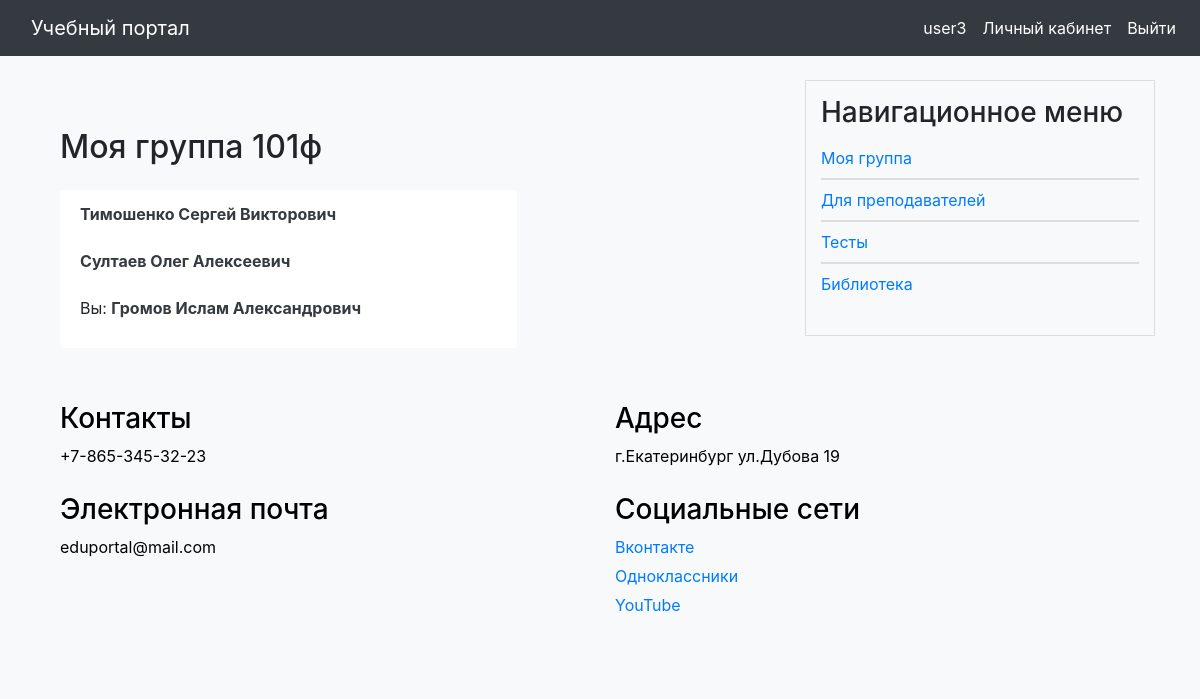
/education/my_group/ (signed in), run on the app's committed database.
### users/models.py (models this page shows, shortened)
class User(AbstractUser):
    class Status(models.IntegerChoices):
        NO_CURATOR = 0, 'Не куратор'
        CURATOR = 1, 'Куратор'
    surname = models.CharField(max_length=255, blank=True, verbose_name='Отчество')
    photo = models.ImageField(upload_to="users/%Y/%m/%d/", blank=True, null=True, verbose_name="Фотография")
    date_birth = models.DateTimeField(blank=True, verbose_name="Дата рождения")
    cat_user = models.ForeignKey('CategoryUser', on_delete=models.PROTECT, related_name='users',
                                 default=None, null=True, verbose_name='Категория пользователя')
    group_stud = models.ForeignKey('GroupStudents', blank=True, related_name='groups',
                                   verbose_name='Группа пользователя', on_delete=models.PROTECT, default=None,
                                   null=True)
    phone_number = models.CharField(max_length=100, unique=True, blank=True, verbose_name='Номер телефона')
    courses = models.ManyToManyField('education.Courses', related_name='course_teacher',
                                     verbose_name='Курсы преподавателя', null=True, blank=True)
    is_curator = models.BooleanField(choices=tuple(map(lambda x: (bool(x[0]), x[1]), Status.choices)),
                                     default=Status.NO_CURATOR, verbose_name="Статус кураторства")
    def get_full_name(self):
        return str(self.last_name + ' ' + self.first_name + ' ' + self.surname)
    def get_absolute_url(self):
        return reverse('users:profile_user', kwargs={'user_id': self.pk})

class GroupStudents(models.Model):
    class Meta:
        verbose_name = 'Группы студентов'
        verbose_name_plural = 'Группа студентов'
    group = models.CharField(max_length=100, db_index=True, verbose_name='Группа')
    courses = models.ManyToManyField('education.Courses', related_name='groups_related', verbose_name='Курсы')
    slug = models.SlugField(max_length=100, unique=True, db_index=True, verbose_name='Slug')
    curator = models.ForeignKey('User', blank=True, related_name='curator', verbose_name='Куратор группы',
                                on_delete=models.SET_NULL, default=None, null=True)
    members = models.ManyToManyField('User', related_name='group_members', verbose_name='Участники группы')
    def __str__(self):
        return self.group

### education/views.py (the view)
# urls.py: path('my_group/', views.MuGroup.as_view(), name='my_group'),
class MuGroup(ListView):
    model = GroupStudents
    template_name = 'education/my_group_stud.html'
    context_object_name = 'my_group'
    def get_queryset(self):
        user = self.request.user
        if user.group_stud:
            return user.group_stud
        else:
            return None
    def get_context_data(self, **kwargs):
        context = super().get_context_data(**kwargs)
        context['title'] = 'Моя группа'
        return context

### portal/context_processors.py (called while the page is built)
def get_portal_context(request):
    navigate = ShowInfo.objects.all()
    return {'navigate': navigate}

### education/templates/education/my_group_stud.html
{% extends 'base.html' %}
{% block content %}
<div class="container mt-5">
    <div class="row">
        <div class="col-md-8">
                <h2 class="mb-4">Моя группа {{my_group}}</h2>
                <ul class="list-group">
                    {% for member in my_group.members.all %}
                    {% if member == request.user %}
                        <li class="list-group-item border-0">
                            <p>Вы: <a href="{% url 'users:profile' %}" class="text-dark font-weight-bold stretched-link">{{ member.get_full_name }}</a></p>
                        </li>
                    {% elif member.cat_user_id != 2 %}
                        <li class="list-group-item border-0">
                            <a href="{{ member.get_absolute_url }}" class="text-dark font-weight-bold stretched-link">{{ member.get_full_name }}</a>
                        </li>
                    {% else %}
                        <li class="list-group-item border-0">
                            <p>Ваш куратор: <a href="{{ my_group.curator.get_absolute_url }}" class="text-dark font-weight-bold stretched-link">{{ my_group.curator.get_full_name }}</a></p>
                        </li>
                    {% endif %}
                    {% endfor %}
                </ul>
        </div>
    </div>
</div>
{% endblock %}

### templates/base.html (shortened to what this page needs)
{% load static %}
<!DOCTYPE html>
<html lang="en">
<head>
    <link rel="stylesheet" href="https://stackpath.bootstrapcdn.com/bootstrap/4.3.1/css/bootstrap.min.css">
    <link rel="stylesheet" href="https://cdn.jsdelivr.net/npm/bootstrap-icons@1.10.5/font/bootstrap-icons.css">
    <link type="text/css" href="{% static 'portal/css/styles.css' %}" rel="stylesheet" />
</head>
<body>
<nav class="navbar navbar-expand-lg navbar-dark bg-dark fixed-top navbar-custom">
    <a class="navbar-brand" href="/">Учебный портал</a>
    <div class="collapse navbar-collapse" id="navbarNav">
    <ul class="navbar-nav ml-auto">
        {% if user.is_authenticated %}
            <li class="nav-item">
                <a class="nav-link" href="{% url 'users:profile' %}">{{ user.username }}</a>
            </li>
            <li class="nav-item">
                <a class="nav-link" href="{% url 'education:personal-area' %}">Личный кабинет</a>
            </li>
            <li class="nav-item">
                <a class="nav-link" href="{% url 'users:logout' %}">Выйти</a>
            </li>
        {% endif %}
    </ul>
</div>
</nav>
<div class="container mt-4">
    <div class="row">
        <div class="col-md-8">
            {% block content %}
            {% endblock %}
        </div>
        <div class="col-md-4">
            <div class="nav-block">
                <h3>Навигационное меню</h3>
                <ul>
                    {% if request.resolver_match.namespace == 'education' %}
                        {% if request.user.cat_user_id == 1 %}
                            {% if request.user.group_stud %}
                                <li><a href="{% url 'education:my_group' %}">Моя группа</a></li>
                            {% endif %}
                            <li><a href="{% url 'education:for_students' %}">Для студентов</a></li>
                            <li><a href="{% url 'education:tests' %}">Тесты</a></li>
                            <li><a href="{% url 'education:library' %}">Библиотека</a></li>
                        {% elif request.user.cat_user_id == 2 %}
                            {% if request.user.group_stud %}
                                <li><a href="{% url 'education:my_group' %}">Моя группа</a></li>
                            {% endif %}
                            <li><a href="{% url 'education:for_teacher' %}">Для преподавателей</a></li>
                            <li><a href="{% url 'education:tests' %}">Тесты</a></li>
                            <li><a href="{% url 'education:library' %}">Библиотека</a></li>
                        {% endif %}
                    {% else %}
                        {% for n in navigate %}
                            <li><a href="{{ n.get_absolute_url }}">{{ n.title }}</a></li>
                        {% endfor %}
                    {% endif %}
                </ul>
            </div>
        </div>
    </div>
</div>
<div class="container mt-4">
    <div class="footer">
    <div class="container">
        <div class="row">
            <div class="col-md-6">
                <h3>Контакты</h3>
                <p>+7-865-345-32-23</p>
            </div>
            <div class="col-md-6">
                <h3>Адрес</h3>
                <p>г.Екатеринбург
                ул.Дубова 19</p>
            </div>
            <div class="col-md-6">
                <h3>Электронная почта</h3>
                <p>eduportal@mail.com</p>
            </div>
            <div class="col-md-6">
                <h3>Социальные сети</h3>
                <p><a href="#">Вконтакте</a></p>
                <p><a href="#">Одноклассники</a></p>
                <p><a href="#">YouTube</a></p>
            </div>
        </div>
    </div>
</div>
</body>
</html>

### portal/static/portal/css/styles.css (style rules this page uses)
body { padding-top: 56px; background-color: #f8f9fa; }
.navbar-custom { background-color: #343a40; }
.navbar-custom , .navbar-custom .navbar-text { color: #ffffff; }
.navbar-brand { color: #ffffff; margin-left: 15px; }
.navbar-custom .navbar-nav .nav-link { color: #ffffff; }
.nav-block { background-color: #f8f9fa; padding: 15px; border: 1px solid #ddd; }
.nav-block ul { padding: 0; list-style-type: none; }
.nav-block li { border-top: 1px solid #ddd; border-bottom: 1px solid #ddd; margin: 0; padding: 8px 0; }
.nav-block li:first-child { border-top: none; }
.nav-block li:last-child { border-bottom: none; }
.footer { background-color: #f8f9fa; color: black; padding: 30px 0; width: 100%; }
.footer .row { display: flex; justify-content: space-between; flex-wrap: wrap; }
.footer .col-md-6 { margin-bottom: 20px; }
.footer .col-md-6 p { margin-bottom: 5px; }

### data on the page
User: username "user3", get_full_name "Громов Ислам Александрович"
GroupStudents: group "101ф"
User: get_full_name "Тимошенко Сергей Викторович"
User: get_full_name "Султаев Олег Алексеевич"
